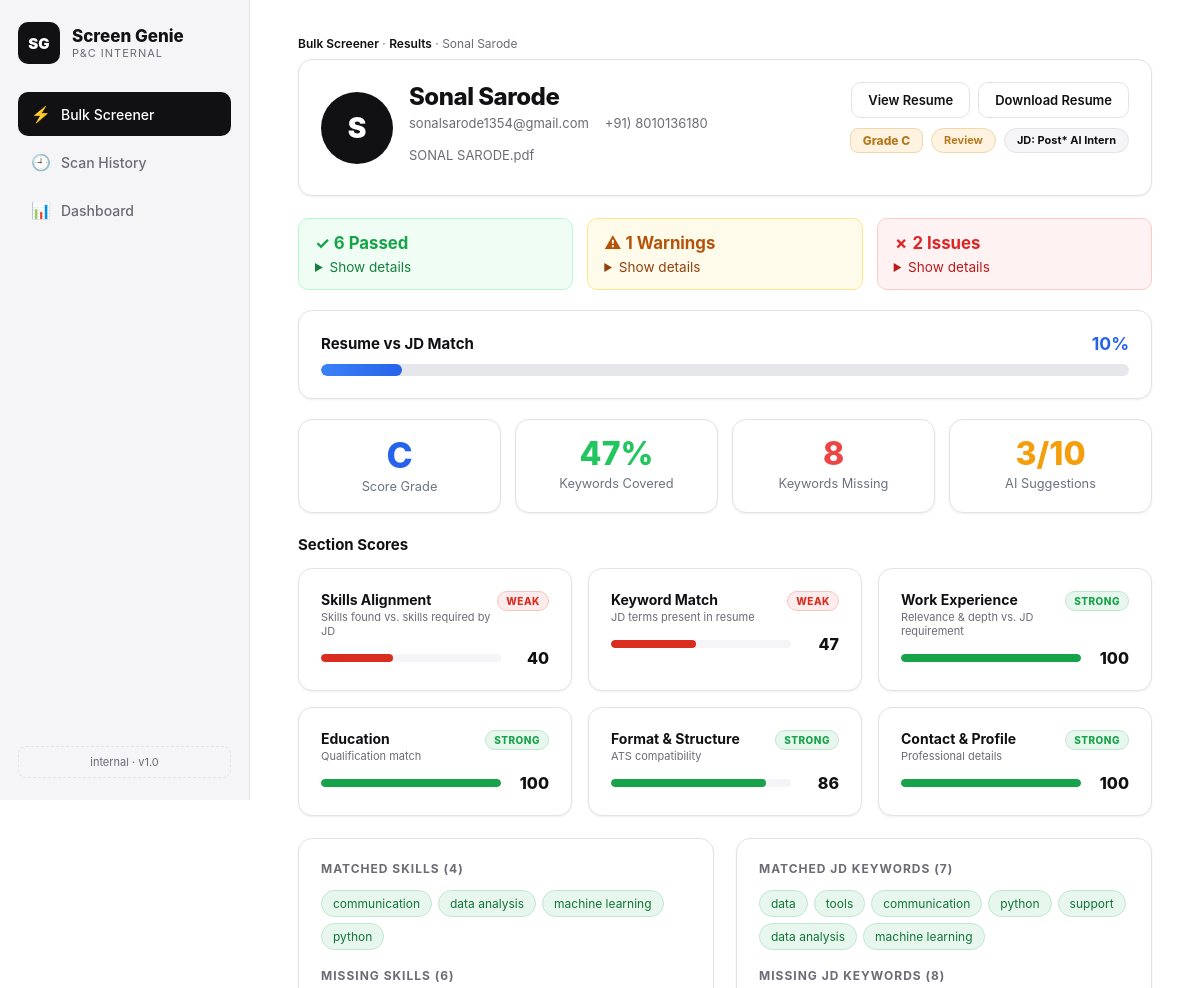
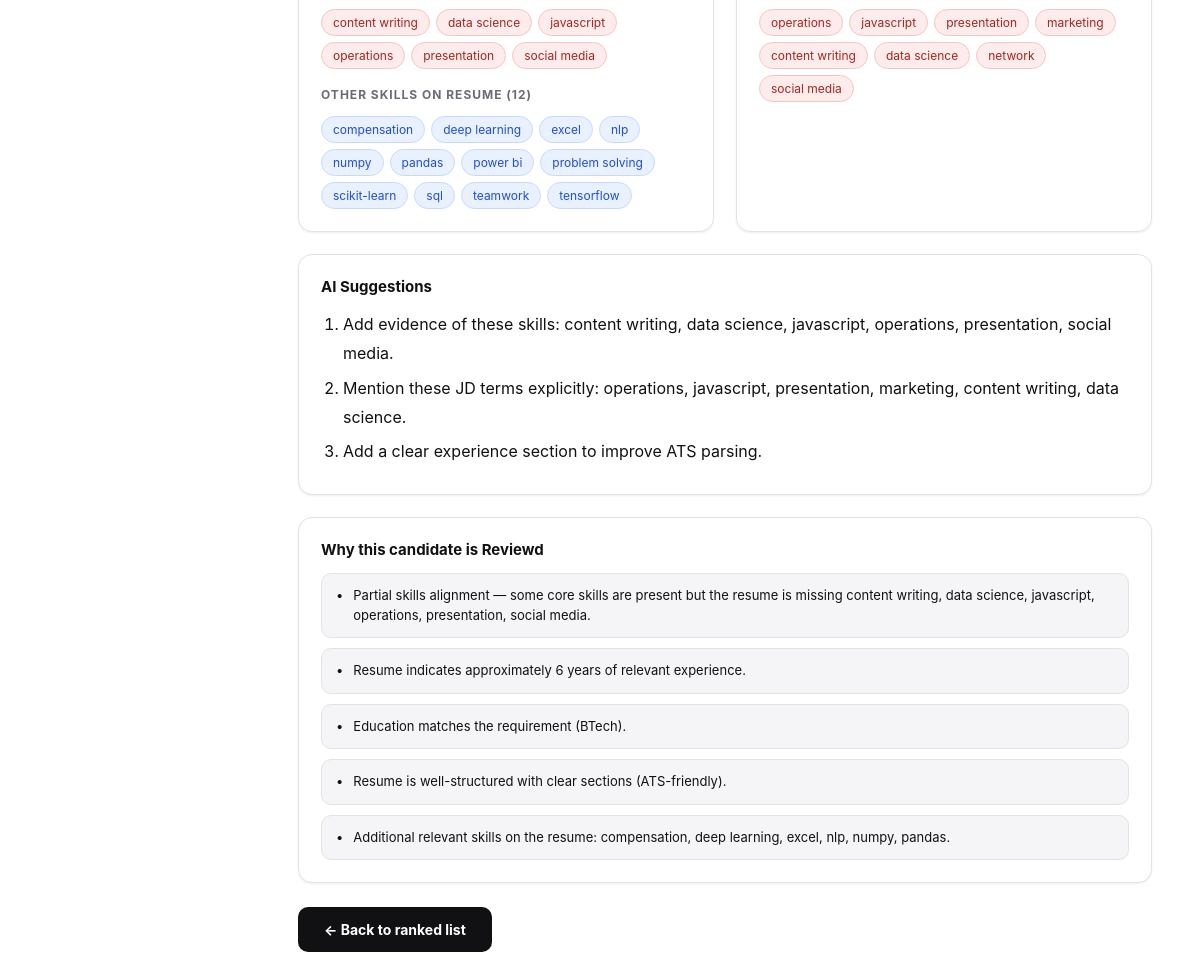
Screenshot of /candidate/1 with the database file from the repository (2 pictures, top to bottom).
### tables this page shows
CREATE TABLE candidates (
            id INTEGER PRIMARY KEY AUTOINCREMENT,
            scan_id INTEGER NOT NULL,
            filename TEXT NOT NULL,
            name TEXT,
            email TEXT,
            phone TEXT,
            score INTEGER NOT NULL,
            grade TEXT NOT NULL,
            status TEXT NOT NULL,
            section_scores TEXT,
            matched_keywords TEXT,
            missing_keywords TEXT,
            matched_skills TEXT,
            missing_skills TEXT,
            extra_skills TEXT,
            reasons TEXT,
            file_data BLOB,
            suggestions TEXT,
            passed_checks TEXT,
            warning_checks TEXT,
            issue_checks TEXT,
            semantic_score INTEGER,
            FOREIGN KEY (scan_id) REFERENCES scans (id)
        );

CREATE TABLE scans (
            id INTEGER PRIMARY KEY AUTOINCREMENT,
            jd_filename TEXT NOT NULL,
            jd_role TEXT,
            keywords TEXT,
            resume_count INTEGER NOT NULL,
            avg_score REAL NOT NULL,
            created_at TEXT NOT NULL
        );

### app.py (the view)
@app.route("/candidate/<int:candidate_id>")
def candidate_detail(candidate_id):
    db = get_db()
    row = db.execute(
        "SELECT id, scan_id, filename, name, email, phone, score, grade, status, "
        "section_scores, matched_keywords, missing_keywords, matched_skills, missing_skills, "
        "extra_skills, reasons, suggestions, passed_checks, warning_checks, issue_checks, "
        "semantic_score, (file_data IS NOT NULL) AS has_file FROM candidates WHERE id = ?",
        (candidate_id,),
    ).fetchone()
    if not row:
        flash("Candidate not found.")
        return redirect(url_for("index"))
    candidate = dict(row)
    candidate["section_scores"] = json.loads(candidate["section_scores"])
    candidate["matched_keywords"] = json.loads(candidate["matched_keywords"])
    candidate["missing_keywords"] = json.loads(candidate["missing_keywords"])
    candidate["matched_skills"] = json.loads(candidate["matched_skills"])
    candidate["missing_skills"] = json.loads(candidate["missing_skills"])
    candidate["extra_skills"] = json.loads(candidate["extra_skills"])
    candidate["reasons"] = json.loads(candidate["reasons"])
    candidate["suggestions"] = json.loads(candidate["suggestions"]) if candidate["suggestions"] else []
    candidate["passed_checks"] = json.loads(candidate["passed_checks"]) if candidate["passed_checks"] else []
    candidate["warning_checks"] = json.loads(candidate["warning_checks"]) if candidate["warning_checks"] else []
    candidate["issue_checks"] = json.loads(candidate["issue_checks"]) if candidate["issue_checks"] else []
    scan_row = db.execute("SELECT * FROM scans WHERE id = ?", (candidate["scan_id"],)).fetchone()
    return render_template("candidate.html", candidate=candidate, scan=scan_row)

### app.py (called while the page is built)
def get_db():
    if "db" not in g:
        g.db = sqlite3.connect(DB_PATH)
        g.db.row_factory = sqlite3.Row
    return g.db

### templates/candidate.html (shortened to what this page needs)
{% extends 'base.html' %}
{% set active = 'bulk' %}
{% block content %}
{% macro label(score) -%}
  {%- if score >= 75 -%}strong{%- elif score >= 50 -%}moderate{%- else -%}weak{%- endif -%}
{%- endmacro %}
<div class="crumbs">
  <a href="{{ url_for('index') }}">Bulk Screener</a> ·
  <a href="{{ url_for('results', scan_id=candidate['scan_id']) }}">Results</a> ·
  {{ candidate['name'] }}
</div>
<div class="cand-head card" style="display:flex; align-items:flex-start; gap:20px; flex-wrap:wrap;">
  <div style="display:flex; align-items:center; gap:16px; flex:1; min-width:260px;">
    <div class="cand-avatar" style="flex-shrink:0;">{{ candidate['name'][:1] }}</div>
    <div class="cand-info">
      <h1 style="margin:0 0 4px;">{{ candidate['name'] }}</h1>
      <div class="cand-meta-row">
        <span>{{ candidate['email'] }}</span>
        <span>{{ candidate['phone'] }}</span>
        <span>{{ candidate['filename'] }}</span>
      </div>
    </div>
  </div>
  <div style="display:flex; flex-direction:column; align-items:flex-end; gap:10px; flex-shrink:0;">
    <div style="display:flex; gap:8px;">
      <a class="ghost-btn" href="{{ url_for('candidate_view_file', candidate_id=candidate['id']) }}" target="_blank">View Resume</a>
      <a class="ghost-btn" href="{{ url_for('candidate_download_file', candidate_id=candidate['id']) }}">Download Resume</a>
    </div>
    <div class="cand-tags" style="margin:0; justify-content:flex-end;">
      <span class="grade g-{{ candidate['grade'] }}">Grade {{ candidate['grade'] }}</span>
      <span class="pill p-{{ candidate['status']|lower }}">{{ candidate['status'] }}</span>
      {% if scan %}<span class="pill p-jd">JD: {{ scan['jd_role'] }}</span>{% endif %}
    </div>
  </div>
</div>
<div style="display:grid; grid-template-columns:repeat(3,1fr); gap:14px; margin-bottom:20px;">
  <div style="background:#f0fdf4; border:1px solid #bbf7d0; border-radius:10px; padding:14px 16px;">
    <div style="font-weight:700; color:#16a34a; font-size:1.05rem; margin-bottom:6px;">
      ✓ {{ candidate['passed_checks']|length }} Passed
    </div>
    <details>
      <summary style="cursor:pointer; font-size:0.85rem; color:#15803d;">Show details</summary>
    </details>
  </div>
  <div style="background:#fffbeb; border:1px solid #fde68a; border-radius:10px; padding:14px 16px;">
    <div style="font-weight:700; color:#b45309; font-size:1.05rem; margin-bottom:6px;">
      ⚠ {{ candidate['warning_checks']|length }} Warnings
    </div>
    <details>
      <summary style="cursor:pointer; font-size:0.85rem; color:#92400e;">Show details</summary>
    </details>
  </div>
  <div style="background:#fef2f2; border:1px solid #fecaca; border-radius:10px; padding:14px 16px;">
    <div style="font-weight:700; color:#dc2626; font-size:1.05rem; margin-bottom:6px;">
      ✗ {{ candidate['issue_checks']|length }} Issues
    </div>
    <details>
      <summary style="cursor:pointer; font-size:0.85rem; color:#b91c1c;">Show details</summary>
    </details>
  </div>
</div>
<div class="card" style="margin-bottom:20px;">
  <div style="display:flex; justify-content:space-between; align-items:center; margin-bottom:10px;">
    <div class="card-title" style="margin:0;">Resume vs JD Match</div>
    <span style="font-weight:700; font-size:1.1rem; color:#2563eb;">{{ candidate['semantic_score'] }}%</span>
  </div>
  <div style="background:#e5e7eb; border-radius:999px; height:12px; overflow:hidden;">
    <div style="height:100%; border-radius:999px; background:linear-gradient(90deg,#3b82f6,#2563eb); width:{{ candidate['semantic_score'] }}%; transition:width 0.4s;"></div>
  </div>
</div>
{% set total_kw = candidate['matched_keywords']|length + candidate['missing_keywords']|length %}
{% set kw_pct = ((candidate['matched_keywords']|length / total_kw * 100)|round(0)|int) if total_kw > 0 else 0 %}
<div style="display:grid; grid-template-columns:repeat(4,1fr); gap:14px; margin-bottom:22px;">
  <div class="card" style="text-align:center; padding:18px 10px;">
    <div style="font-size:2.2rem; font-weight:800; color:#2563eb; line-height:1;">{{ candidate['grade'] }}</div>
    <div style="font-size:0.8rem; color:#6b7280; margin-top:6px;">Score Grade</div>
  </div>
  <div class="card" style="text-align:center; padding:18px 10px;">
    <div style="font-size:2rem; font-weight:800; color:#22c55e; line-height:1;">{{ kw_pct }}%</div>
    <div style="font-size:0.8rem; color:#6b7280; margin-top:6px;">Keywords Covered</div>
  </div>
  <div class="card" style="text-align:center; padding:18px 10px;">
    <div style="font-size:2rem; font-weight:800; color:#ef4444; line-height:1;">{{ candidate['missing_keywords']|length }}</div>
    <div style="font-size:0.8rem; color:#6b7280; margin-top:6px;">Keywords Missing</div>
  </div>
  <div class="card" style="text-align:center; padding:18px 10px;">
    <div style="font-size:2rem; font-weight:800; color:#f59e0b; line-height:1;">{{ candidate['suggestions']|length }}/10</div>
    <div style="font-size:0.8rem; color:#6b7280; margin-top:6px;">AI Suggestions</div>
  </div>
</div>
<div class="card-title" style="margin-bottom:14px;">Section Scores</div>
<div class="section-grid">
  {% set sec = candidate['section_scores'] %}
  <div class="card section-card">
    <div class="section-card-head">
      <div>
        <div class="section-card-title">Skills Alignment</div>
        <div class="section-card-sub">Skills found vs. skills required by JD</div>
      </div>
      <span class="section-tag {{ label(sec['skills']) }}">{{ label(sec['skills'])|capitalize }}</span>
    </div>
    <div class="section-score-row">
      <div class="section-bar"><div class="section-fill {{ label(sec['skills']) }}" style="width:{{ sec['skills'] }}%"></div></div>
      <div class="section-val">{{ sec['skills'] }}</div>
    </div>
  </div>
  <div class="card section-card">
    <div class="section-card-head">
      <div>
        <div class="section-card-title">Keyword Match</div>
        <div class="section-card-sub">JD terms present in resume</div>
      </div>
      <span class="section-tag {{ label(sec['keywords']) }}">{{ label(sec['keywords'])|capitalize }}</span>
    </div>
    <div class="section-score-row">
      <div class="section-bar"><div class="section-fill {{ label(sec['keywords']) }}" style="width:{{ sec['keywords'] }}%"></div></div>
      <div class="section-val">{{ sec['keywords'] }}</div>
    </div>
  </div>
  <div class="card section-card">
    <div class="section-card-head">
      <div>
        <div class="section-card-title">Work Experience</div>
        <div class="section-card-sub">Relevance &amp; depth vs. JD requirement</div>
      </div>
      <span class="section-tag {{ label(sec['experience']) }}">{{ label(sec['experience'])|capitalize }}</span>
    </div>
    <div class="section-score-row">
      <div class="section-bar"><div class="section-fill {{ label(sec['experience']) }}" style="width:{{ sec['experience'] }}%"></div></div>
      <div class="section-val">{{ sec['experience'] }}</div>
    </div>
  </div>
  <div class="card section-card">
    <div class="section-card-head">
      <div>
        <div class="section-card-title">Education</div>
        <div class="section-card-sub">Qualification match</div>
      </div>
      <span class="section-tag {{ label(sec['education']) }}">{{ label(sec['education'])|capitalize }}</span>
    </div>
    <div class="section-score-row">
      <div class="section-bar"><div class="section-fill {{ label(sec['education']) }}" style="width:{{ sec['education'] }}%"></div></div>
      <div class="section-val">{{ sec['education'] }}</div>
    </div>
  </div>
  <div class="card section-card">
    <div class="section-card-head">
      <div>
        <div class="section-card-title">Format &amp; Structure</div>
        <div class="section-card-sub">ATS compatibility</div>
      </div>
      <span class="section-tag {{ label(sec['format']) }}">{{ label(sec['format'])|capitalize }}</span>
    </div>
    <div class="section-score-row">
      <div class="section-bar"><div class="section-fill {{ label(sec['format']) }}" style="width:{{ sec['format'] }}%"></div></div>
      <div class="section-val">{{ sec['format'] }}</div>
    </div>
  </div>
  <div class="card section-card">
    <div class="section-card-head">
      <div>
        <div class="section-card-title">Contact &amp; Profile</div>
        <div class="section-card-sub">Professional details</div>
      </div>
      <span class="section-tag {{ label(sec['contact']) }}">{{ label(sec['contact'])|capitalize }}</span>
    </div>
    <div class="section-score-row">
      <div class="section-bar"><div class="section-fill {{ label(sec['contact']) }}" style="width:{{ sec['contact'] }}%"></div></div>
      <div class="section-val">{{ sec['contact'] }}</div>
    </div>
  </div>
</div>
<div class="grid-2">
  <div class="card">
    <div class="card-title small">Matched skills ({{ candidate['matched_skills']|length }})</div>
    <div class="kw-row">
      {% for s in candidate['matched_skills'] %}<span class="kw matched">{{ s }}</span>{% else %}<span class="muted">No direct skill matches found.</span>{% endfor %}
    </div>
    <div class="card-title small" style="margin-top:18px;">Missing skills ({{ candidate['missing_skills']|length }})</div>
    <div class="kw-row">
      {% for s in candidate['missing_skills'] %}<span class="kw missing">{{ s }}</span>{% else %}<span class="muted">None — full coverage.</span>{% endfor %}
    </div>
    {% if candidate['extra_skills'] %}
    <div class="card-title small" style="margin-top:18px;">Other skills on resume ({{ candidate['extra_skills']|length }})</div>
    <div class="kw-row">
      {% for s in candidate['extra_skills'] %}<span class="kw extra">{{ s }}</span>{% endfor %}
    </div>
    {% endif %}
  </div>
  <div class="card">
    <div class="card-title small">Matched JD keywords ({{ candidate['matched_keywords']|length }})</div>
    <div class="kw-row">
      {% for kw in candidate['matched_keywords'] %}<span class="kw matched">{{ kw }}</span>{% else %}<span class="muted">No matches.</span>{% endfor %}
    </div>
    <div class="card-title small" style="margin-top:18px;">Missing JD keywords ({{ candidate['missing_keywords']|length }})</div>
    <div class="kw-row">
      {% for kw in candidate['missing_keywords'] %}<span class="kw missing">{{ kw }}</span>{% else %}<span class="muted">None — full coverage.</span>{% endfor %}
    </div>
  </div>
</div>
{% if candidate['suggestions'] %}
<div class="card" style="margin-bottom:22px;">
  <div class="card-title">AI Suggestions</div>
  <ol style="margin:0; padding-left:22px; line-height:1.8;">
    {% for s in candidate['suggestions'] %}
    <li style="margin-bottom:6px;">{{ s }}</li>
    {% endfor %}
  </ol>
</div>
{% endif %}
<div class="card" style="margin-bottom:22px;">
  <div class="card-title">Why this candidate is {{ candidate['status'] }}d</div>
  <div class="reason-list">
    {% for r in candidate['reasons'] %}
    <div class="reason-item">
      <span class="reason-ico">•</span>
      <span>{{ r }}</span>
    </div>
    {% endfor %}
  </div>
</div>
<div class="actions-row">
  <a class="primary-btn" href="{{ url_for('results', scan_id=candidate['scan_id']) }}">← Back to ranked list</a>
</div>
{% endblock %}

### rows the page displays
candidates: name "Sonal Sarode", name "S", email "sonalsarode1354@gmail.com", phone "+91) 8010136180", filename "SONAL SARODE.pdf", grade "C", status "Review", semantic_score "10"
scans: jd_role "Post* AI Intern"

### other values shown
{{ candidate['passed_checks']|length }} "6"
{{ candidate['warning_checks']|length }} "1"
{{ candidate['issue_checks']|length }} "2"
{{ kw_pct }} "47"
{{ candidate['missing_keywords']|length }} "8"
{{ candidate['suggestions']|length }} "3"
{{ label(sec['skills'])|capitalize }} "WEAK"
{{ sec['skills'] }} "40"
{{ label(sec['keywords'])|capitalize }} "WEAK"
{{ sec['keywords'] }} "47"
{{ label(sec['experience'])|capitalize }} "STRONG"
{{ sec['experience'] }} "100"
{{ label(sec['education'])|capitalize }} "STRONG"
{{ sec['education'] }} "100"
{{ label(sec['format'])|capitalize }} "STRONG"
